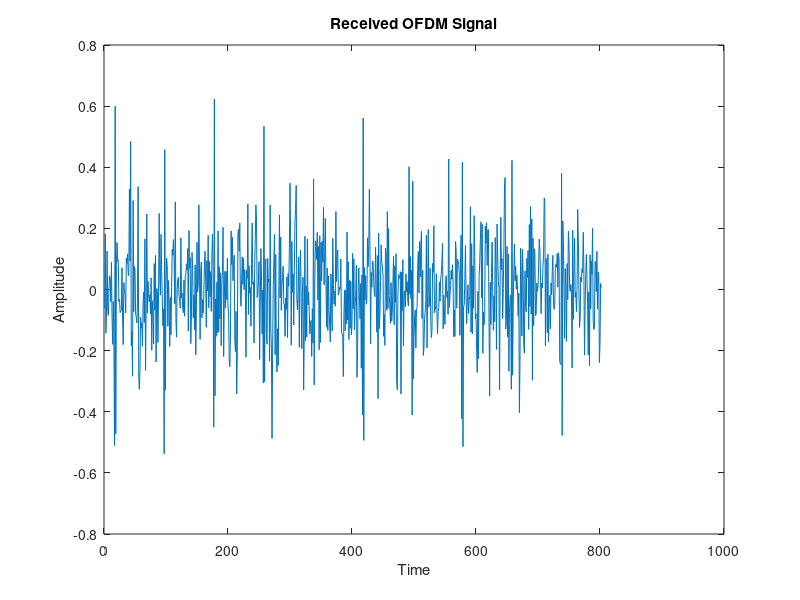

Write the MATLAB code that produced this figure.
% OFDM parameters
N = 64; % Number of subcarriers
cp_len = 16; % Length of cyclic prefix
num_symbols = 10; % Number of OFDM symbols

% Generate random data symbols
data_symbols = randi([0, 1], N, num_symbols);

% Perform IFFT on each symbol
time_symbols = ifft(data_symbols);

% Add cyclic prefix
time_symbols_cp = [time_symbols(end-cp_len+1:end, :); time_symbols];

% Convert to serial stream
tx_signal = time_symbols_cp(:);

% Plot the OFDM signal
% figure;
% plot(real(tx_signal));
% title('OFDM Signal');
% xlabel('Time');
% ylabel('Amplitude');

% Analyse the signal in the time and frequency domain

% Time domain
% figure;
% plot(abs(tx_signal));
% title('OFDM Signal in Time Domain');
% xlabel('Time');
% ylabel('Amplitude');

% Study the effects of multipath and noise on the OFDM signal.

% Multipath channel parameters
num_paths = 3; % Number of paths
delay_spread = 5; % Delay spread in samples

% Generate random channel taps
channel_taps = randn(num_paths, 1) + 1i*randn(num_paths, 1);

% Apply the channel to the signal
rx_signal = conv(tx_signal, channel_taps);

% Add AWGN
SNR_dB = 10;
rx_signal_noisy = awgn(rx_signal, SNR_dB, 'measured');

% Plot the received signal
figure;
plot(real(rx_signal_noisy));
title('Received OFDM Signal');
xlabel('Time');
ylabel('Amplitude');
